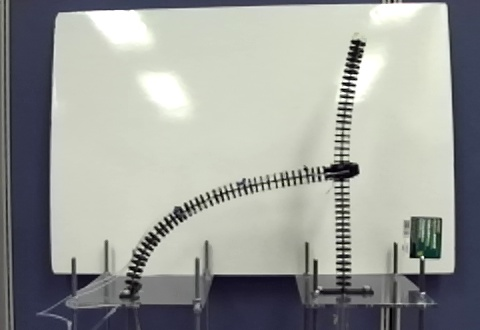
#> input picture dataset/imgs/112.jpg, 480 x 330 px, found by its file name; its folder holds only this picture in this run
$ jupyter execute --allow-errors Synthesis_Test_Data.ipynb
#> lines starting #> are read from the running program, lines starting #| are printed output that depends on the picture
[cell 1]
import cv2 as cv
import numpy as np
import os

Partial occlusion

[cell 2]
# [16 lines left out: function place_cube_random_location, not called in this run]

Change the illumination (Gamma Transforamtion)

[cell 3]
#https://stackoverflow.com/questions/33322488/how-to-change-image-illumination-in-opencv-python

# [7 lines left out: function adjust_gamma, not called in this run]

Add noise to the images

[cell 4]
def noisy(noise_typ,image):
    if noise_typ == "gauss":
        row,col,ch= image.shape
        mean = 0
        var = 1e-2
        #var = 1e-5
        sigma = var**0.5
        gauss = np.random.normal(mean,sigma,(row,col,ch))
        gauss = gauss.reshape(row,col,ch) * 255
        noisy = image + gauss
        return noisy

    elif noise_typ == "s&p":
        row,col,ch = image.shapes
        s_vs_p = 0.5
        amount = 0.00001
        out = np.copy(image)
        # Salt mode
        num_salt = np.ceil(amount * image.size * s_vs_p)
        coords = [np.random.randint(0, i - 1, int(num_salt)) for i in image.shape]
        out[coords] = 255

        # Pepper mode
        num_pepper = np.ceil(amount* image.size * (1. - s_vs_p))
        coords = [np.random.randint(0, i - 1, int(num_pepper))
                for i in image.shape]
        out[coords] = 0
        return out
    elif noise_typ == "poisson":
        vals = len(np.unique(image))
        vals = 2 ** np.ceil(np.log2(vals))
        noisy = np.random.poisson(image * vals) / float(vals)
        return noisy
    elif noise_typ == "speckle":
        row,col,ch= image.shape
        mean = 0
        var = 1e-2
        sigma = var**0.5
        gauss = np.random.normal(mean,sigma,(row,col,ch))
        gauss = gauss.reshape(row,col,ch)
        noisy = image + image * gauss
        return noisy

[cell 5]
# https://gist.github.com/gutierrezps/f4ddad3bbd2ad5a9b96e3c06378e28b4
# [21 lines left out: function sp_noise, not called in this run]

[cell 6]
def load_images_from_folder_add_noise(folder):
#> called with folder = './Dataset/imgs/'
    images = []
    j = 0
    for filename in os.listdir(folder):
        j = j + 1
        img = cv.imread(os.path.join(folder,filename))
#> img is the input picture: shape (330, 480, 3); mean B, G, R 153.6, 157.8, 155.5
        #img = cv.resize(img , (600,600))
        #img = img[20:400,0:400]
        noisyimg = noisy('gauss',img)
#> in noisy, `noisy = image + gauss`:
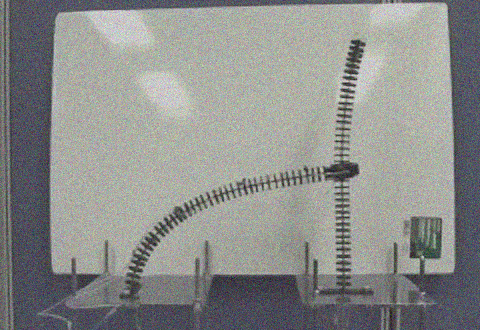
#> noisy: shape (330, 480, 3) float64; mean B, G, R 153.6, 158, 155.5; drawn with min black and max white
        # [4 lines of commented-out code are left out]
        cv.imwrite(imagename , noisyimg)
        if img is not None:
            images.append(img)
    return images


$ run again, on dataset/imgs/118.jpg
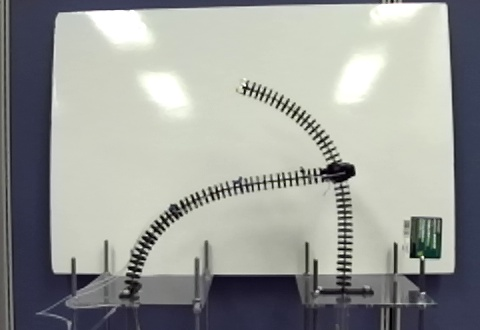
#> input picture dataset/imgs/118.jpg, 480 x 330 px, found by its file name
#> in load_images_from_folder_add_noise, img is the input picture: shape (330, 480, 3); mean B, G, R 153.1, 157, 154.9
#> in noisy, `noisy = image + gauss`:
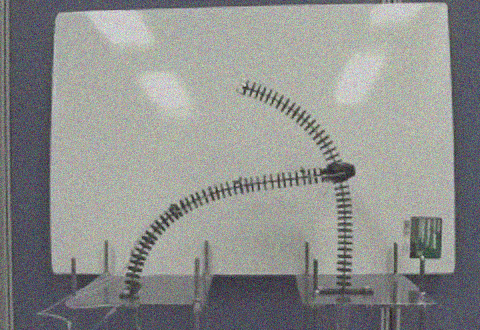
#> noisy: shape (330, 480, 3) float64; mean B, G, R 153.1, 157.1, 154.9; drawn with min black and max white
